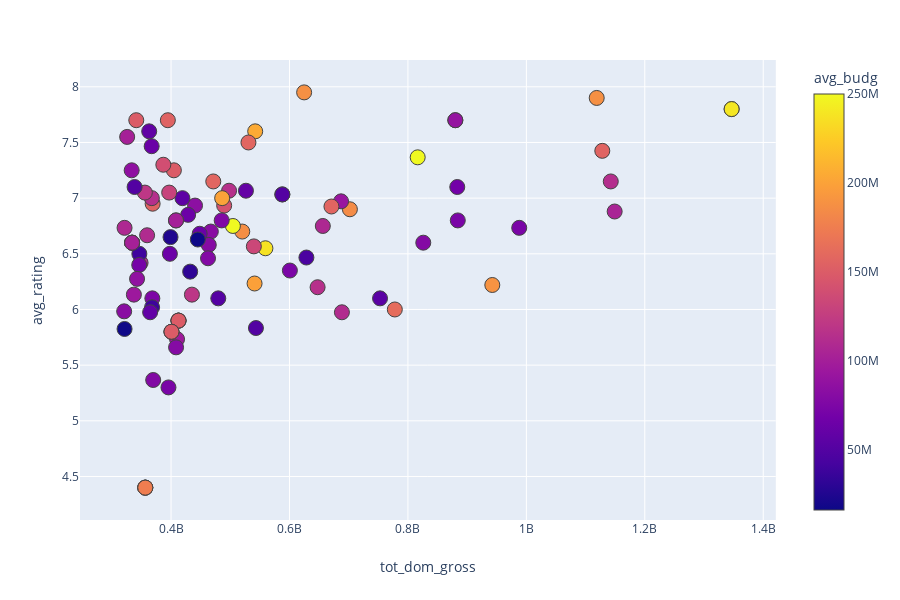

The cell this chart's notebook holds for it:
### Markdown cell above
### Directors:

### Code cell
#Graph of Successful Directors to work with
#Who has experience, and who can do the most with the smallest budget?
print('Which directors can create the most successful movies with reasonable budgets?')
print('Top 100 directors by domestic gross')
fig5 = px.scatter(df7, x='tot_dom_gross', y='avg_rating', 
                hover_data=['primary_name', 'num_movies'], color = 'avg_budg')
fig5.update_traces(mode='markers', marker_line_width=1, marker_size=15)
fig5.show()
